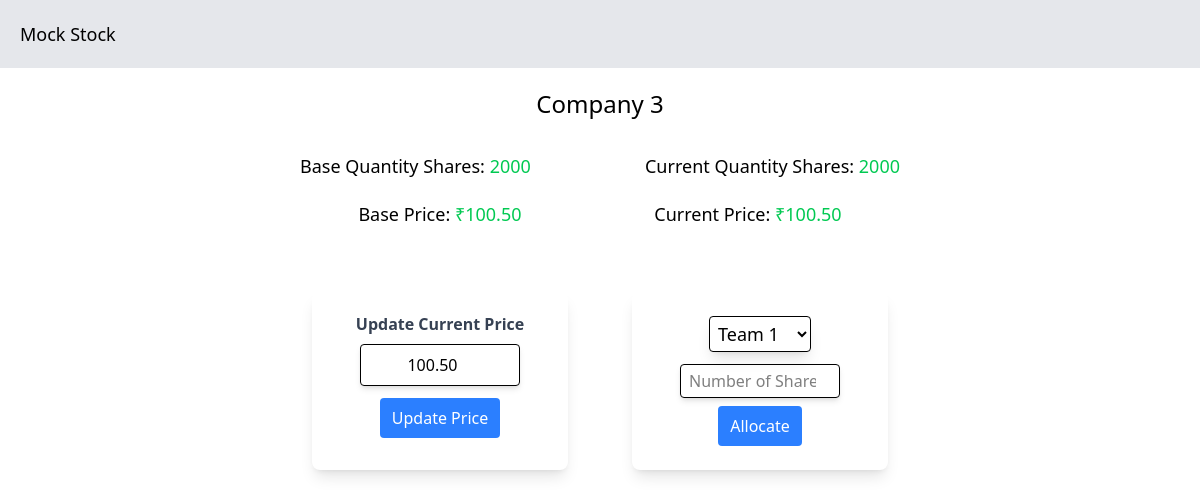
The page /company_interface/Company 3 on the database as committed earlier.
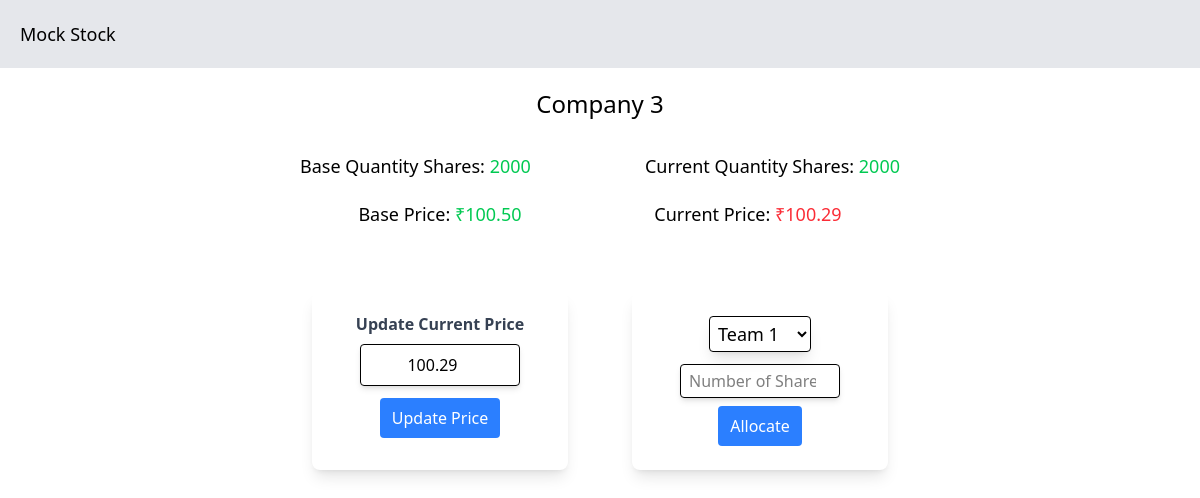
The same page on the database as committed later.
### Stock/models.py (models this page shows, shortened)
class Company(models.Model):
    name = models.CharField(max_length=100, unique=True)
    baseQty = models.IntegerField()
    baseVal = models.DecimalField(max_digits=10, decimal_places=2)
    curQty = models.IntegerField()
    curVal = models.DecimalField(max_digits=10, decimal_places=2)
    updated_at = models.DateTimeField(auto_now=True)

### Stock/views.py (the view)
# urls.py: path("company_interface/<str:company_name>", views.company_interface, name="company_interface"),
def company_interface(request, company_name):
    if company_name == "Admin":
        return render(request, "Stock/admin.html")
    company_data = Company.objects.get(name=company_name)
    return render(request, "Stock/company_interface.html", {
        "CompanyData": company_data,
        "Teams": Team.objects.all(),
        "price_form": PriceUpdateForm(initial={'price': company_data.curVal}),
        "share_alloc_form": ShareAllocationForm()
    })

### Stock/views.py
class PriceUpdateForm(forms.Form):
    price = forms.DecimalField(
        min_value=0,
        decimal_places=2,
        label="Current Price",
        widget=forms.NumberInput(
            attrs={
                "id": "update_price",
                "class": "border p-2 rounded shadow-md w-40 text-center",
                "placeholder": "Enter new price",
            }
        )
    )

class ShareAllocationForm(forms.Form):
    shares = forms.IntegerField(
        min_value=0,
        label="",
        widget=forms.NumberInput(
            attrs={
                "id": "allocate_shares",
                "class": "border px-2 py-1 m-2 rounded shadow-md w-40 text-center",
                "placeholder": "Number of Shares",
            }
        )
    )

### Stock/models.py (called while the page is built)
    def __str__(self):
        return self.name

### Stock/templates/Stock/company_interface.html (shortened to what this page needs)
{% extends 'Stock/layout.html' %}
{% load static %}
{% block body %}
    <h1 id="company_name" class="text-2xl">{{ CompanyData.name }}</h1>
    <div>
        <div class="flex flex-col p-3">
            <div class="flex mt-3 mb-1 justify-between">
                <span class="text-lg p-2">Base Quantity Shares: <span class="text-green-500">{{ CompanyData.baseQty }}</span></span>
                <span class="text-lg p-2">Current Quantity Shares: <span class="text-green-500">{{ CompanyData.curQty }}</span></span>
            </div>
            <div class="flex justify-around mb-3">
                <span class="text-lg p-2">Base Price: <span class="text-green-500">₹{{ CompanyData.baseVal }}</span></span>
                <span class="text-lg p-2">Current Price: <span id="curVal" class="
                    {% if CompanyData.baseVal <= CompanyData.curVal %}
                        text-green-500
                    {% else %}
                        text-red-500
                    {% endif %}
                    ">
                            ₹{{ CompanyData.curVal }}
                    </span>
                </span>
            </div>
        </div>
        <div class="flex flex-row">
            <div class="flex justify-center m-3">
                <form id="priceUpdateForm" class="flex flex-col items-center p-5 m-5 shadow-lg rounded-lg w-64 bg-white">
                    <label for="{{ price_form.price.id_for_label }}" class="text-gray-700 font-semibold mb-2">
                        Update Current Price
                    </label>
                    {{ price_form.price }}
                    <input
                        id="price_update_btn",
                        type="submit"
                        value="Update Price"
                        class="rounded px-3 py-2 m-3 bg-blue-500 text-white hover:bg-blue-600 transition-all duration-200 cursor-pointer"
                    >
                </form>
            </div>
            <div id="teams" class="flex justify-center m-3">
                <form id="share_alloc_form" class="flex flex-col items-center p-5 m-5 shadow-lg rounded-lg w-64 bg-white">
                    <select id="team_name" class="border shadow-lg p-1 mx-3 my-1 rounded text-lg" name="team">
                        {% for team in Teams %}
                            <option value="{{ team }}">{{ team }}</option>
                        {% endfor %}
                    </select>
                    {{ share_alloc_form }}
                    <input
                        id="allocate_share_btn",
                        type="submit"
                        value="Allocate"
                        class="rounded px-3 py-2 bg-blue-500 text-white hover:bg-blue-600 transition-all duration-200 cursor-pointer"
                    >
                </form>
            </div>
        </div>
    </div>
{% endblock %}

Rows that differ between the two databases and show on the page:
changed Company "Company 3": curVal "100.50" → "100.29"
Other text that changed with them:
form field price: "100.50" → "100.29"
